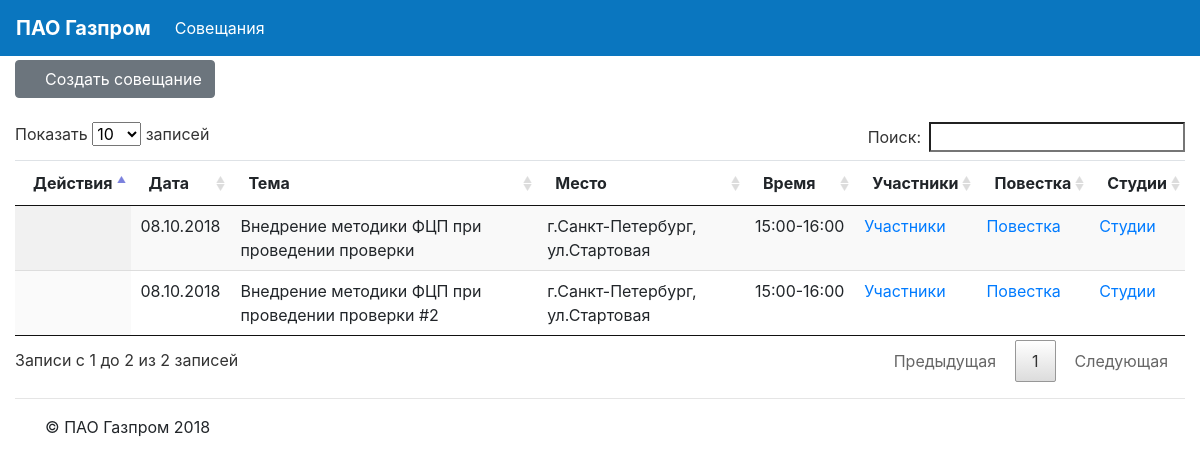
/meet/table/, run on the app's committed database.
### meetings/models.py (models this page shows, shortened)
class Meeting(models.Model):
    meet_type = models.CharField(max_length=1, choices=MEETING_TYPE_CHOICES, default=mInternal)
    meet_place = models.CharField(max_length=128,db_index=True)
    meet_subj = models.CharField(max_length=128, db_index=True)
    meet_lead = models.CharField(max_length=128, db_index=True, blank=True)
    meet_date = models.DateField(null=False, default=timezone.now)
    meet_start = models.CharField(max_length=5,null=True)
    meet_end = models.CharField(max_length=5,null=True)
    meet_init = models.CharField(max_length=64, db_index=True, blank=True)
    meet_acc = models.CharField(max_length=64, db_index=True, blank=True)
    meet_tel = models.CharField(max_length=20, blank=True)
    meet_save = models.BooleanField(default=False)
    meet_confident = models.BooleanField(default=False)
    studios = models.ManyToManyField('Studio')

### meetings/views.py (the view)
# urls.py: path('table/', views.meet_table, name='table'),
def meet_table(request):
    args={}
    args['meetings'] = Meeting.objects.all().order_by('-meet_date','-meet_start')
    args['deps'] = Dep.objects.all().order_by('name')
    return render(request,'mt_table.html', args)

### meetings/templates/mt_table.html (shortened to what this page needs)
{% extends "mb_main.html" %}
{% load staticfiles %}
{% load i18n %}
{% block content %}
    <div class="row">
    <div class="col-sm-12">
        <div class="btn-group" role="group" aria-label="meetings menu">
              <a type="button" class="btn btn-secondary" href="{% url 'meetings:add' %}"><i class="fa fa-plus"></i> Создать совещание </a>
        </div>
    </div>
    </div>
    <br>
    <table class="table table-sm table-hover display" id="meetTable">
      <thead>
        <tr>
          <th scope="col">Действия</th>
          <th scope="col">Дата</th>
          <th scope="col">Тема</th>
          <th scope="col">Место</th>
          <th scope="col">Время</th>
          <th scope="col">Участники</th>
          <th scope="col">Повестка</th>
          <th scope="col">Студии</th>
        </tr>
      </thead>
      <tbody>
      {% for m in meetings %}
        <tr>
          <th scope="row">
          <a href="#" data-toggle="tooltip" data-placement="top" title="Удалить совещание" onClick="$('#meetingDeleteButton').attr('href','{% url 'meetings:delete' m.id %}');$('#meetingDeleteModal').find('div.modal-body').find('span').text('{{ m.meet_subj }}');$('#meetingDeleteModal').modal('show');"><i class="fa fa-trash"></i></a>
          <a href="{% url 'meetings:update' m.id %}" data-toggle="tooltip" data-placement="top" title="Изменить данные"><i class="fa fa-edit"></i></a>
          <a href="{% url 'meetings:copy' m.id %}" data-toggle="tooltip" data-placement="top" title="Скопировать"><i class="fa fa-copy"></i></a>
          </th>
          <td>{{ m.meet_date | date:"d.m.Y" }}</td>
          <td>{{ m.meet_subj }}</td>
          <td>{{ m.meet_place }}</td>
          <td>{{ m.meet_start }}-{{ m.meet_end }}</td>
          <td><a href="#" data-toggle="modal" data-target=".members-modal-lg" data-meet="{{ m.id }}" data-subj="{{ m.meet_subj }}" data-dt="{{ m.meet_date }}">Участники</a></td>
          <td><a href="#" data-toggle="modal" data-target=".items-modal-lg" data-meet="{{ m.id }}" data-subj="{{ m.meet_subj }}" data-dt="{{ m.meet_date }}">Повестка</a></td>
          <td><a href="#">Студии</a></td>
        </tr>
      {% endfor %}
      </tbody>
    </table>
{% endblock %}

### data on the page
Meeting: meet_date "08.10.2018", meet_subj "Внедрение методики ФЦП при проведении проверки", meet_place "г.Санкт-Петербург, ул.Стартовая", meet_start "15:00", meet_end "16:00"
Meeting: meet_date "08.10.2018", meet_subj "Внедрение методики ФЦП при проведении проверки #2", meet_place "г.Санкт-Петербург, ул.Стартовая", meet_start "15:00", meet_end "16:00"
